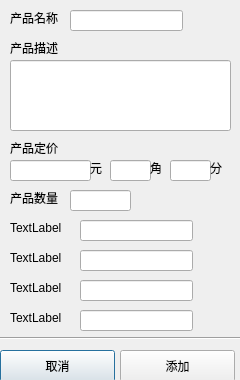
<?xml version="1.0" encoding="UTF-8"?>
<ui version="4.0">
 <class>addproduct</class>
 <widget class="QDialog" name="addproduct">
  <property name="geometry">
   <rect>
    <x>0</x>
    <y>0</y>
    <width>240</width>
    <height>380</height>
   </rect>
  </property>
  <property name="windowTitle">
   <string>Dialog</string>
  </property>
  <widget class="QLabel" name="label">
   <property name="geometry">
    <rect>
     <x>10</x>
     <y>10</y>
     <width>59</width>
     <height>16</height>
    </rect>
   </property>
   <property name="text">
    <string>产品名称</string>
   </property>
  </widget>
  <widget class="QLineEdit" name="name">
   <property name="geometry">
    <rect>
     <x>70</x>
     <y>10</y>
     <width>113</width>
     <height>21</height>
    </rect>
   </property>
  </widget>
  <widget class="QLabel" name="label_2">
   <property name="geometry">
    <rect>
     <x>10</x>
     <y>40</y>
     <width>59</width>
     <height>16</height>
    </rect>
   </property>
   <property name="text">
    <string>产品描述</string>
   </property>
  </widget>
  <widget class="QLineEdit" name="description">
   <property name="geometry">
    <rect>
     <x>10</x>
     <y>60</y>
     <width>221</width>
     <height>71</height>
    </rect>
   </property>
  </widget>
  <widget class="QLabel" name="label_4">
   <property name="geometry">
    <rect>
     <x>10</x>
     <y>140</y>
     <width>59</width>
     <height>16</height>
    </rect>
   </property>
   <property name="text">
    <string>产品定价</string>
   </property>
  </widget>
  <widget class="QLineEdit" name="yuan">
   <property name="geometry">
    <rect>
     <x>10</x>
     <y>160</y>
     <width>81</width>
     <height>21</height>
    </rect>
   </property>
  </widget>
  <widget class="QLabel" name="label_5">
   <property name="geometry">
    <rect>
     <x>90</x>
     <y>160</y>
     <width>59</width>
     <height>16</height>
    </rect>
   </property>
   <property name="text">
    <string>元</string>
   </property>
  </widget>
  <widget class="QLineEdit" name="jiao">
   <property name="geometry">
    <rect>
     <x>110</x>
     <y>160</y>
     <width>41</width>
     <height>21</height>
    </rect>
   </property>
   <property name="maxLength">
    <number>1</number>
   </property>
  </widget>
  <widget class="QLabel" name="label_6">
   <property name="geometry">
    <rect>
     <x>150</x>
     <y>160</y>
     <width>59</width>
     <height>16</height>
    </rect>
   </property>
   <property name="text">
    <string>角</string>
   </property>
  </widget>
  <widget class="QLineEdit" name="fen">
   <property name="geometry">
    <rect>
     <x>170</x>
     <y>160</y>
     <width>41</width>
     <height>21</height>
    </rect>
   </property>
   <property name="maxLength">
    <number>1</number>
   </property>
  </widget>
  <widget class="QLabel" name="label_7">
   <property name="geometry">
    <rect>
     <x>210</x>
     <y>160</y>
     <width>59</width>
     <height>16</height>
    </rect>
   </property>
   <property name="text">
    <string>分</string>
   </property>
  </widget>
  <widget class="QLabel" name="label_8">
   <property name="geometry">
    <rect>
     <x>10</x>
     <y>190</y>
     <width>59</width>
     <height>16</height>
    </rect>
   </property>
   <property name="text">
    <string>产品数量</string>
   </property>
  </widget>
  <widget class="QLineEdit" name="sum">
   <property name="geometry">
    <rect>
     <x>70</x>
     <y>190</y>
     <width>61</width>
     <height>21</height>
    </rect>
   </property>
  </widget>
  <widget class="QLabel" name="label_9">
   <property name="geometry">
    <rect>
     <x>10</x>
     <y>220</y>
     <width>59</width>
     <height>16</height>
    </rect>
   </property>
   <property name="text">
    <string>TextLabel</string>
   </property>
  </widget>
  <widget class="QLineEdit" name="label1">
   <property name="geometry">
    <rect>
     <x>80</x>
     <y>220</y>
     <width>113</width>
     <height>21</height>
    </rect>
   </property>
  </widget>
  <widget class="QLabel" name="label_10">
   <property name="geometry">
    <rect>
     <x>10</x>
     <y>250</y>
     <width>59</width>
     <height>16</height>
    </rect>
   </property>
   <property name="text">
    <string>TextLabel</string>
   </property>
  </widget>
  <widget class="QLineEdit" name="label2">
   <property name="geometry">
    <rect>
     <x>80</x>
     <y>250</y>
     <width>113</width>
     <height>21</height>
    </rect>
   </property>
  </widget>
  <widget class="QLabel" name="label_11">
   <property name="geometry">
    <rect>
     <x>10</x>
     <y>280</y>
     <width>59</width>
     <height>16</height>
    </rect>
   </property>
   <property name="text">
    <string>TextLabel</string>
   </property>
  </widget>
  <widget class="QLineEdit" name="label3">
   <property name="geometry">
    <rect>
     <x>80</x>
     <y>280</y>
     <width>113</width>
     <height>21</height>
    </rect>
   </property>
  </widget>
  <widget class="QLabel" name="label_12">
   <property name="geometry">
    <rect>
     <x>10</x>
     <y>310</y>
     <width>59</width>
     <height>16</height>
    </rect>
   </property>
   <property name="text">
    <string>TextLabel</string>
   </property>
  </widget>
  <widget class="QLineEdit" name="label4">
   <property name="geometry">
    <rect>
     <x>80</x>
     <y>310</y>
     <width>113</width>
     <height>21</height>
    </rect>
   </property>
  </widget>
  <widget class="Line" name="line">
   <property name="geometry">
    <rect>
     <x>0</x>
     <y>330</y>
     <width>241</width>
     <height>16</height>
    </rect>
   </property>
   <property name="orientation">
    <enum>Qt::Horizontal</enum>
   </property>
  </widget>
  <widget class="QPushButton" name="cancel">
   <property name="geometry">
    <rect>
     <x>0</x>
     <y>350</y>
     <width>115</width>
     <height>32</height>
    </rect>
   </property>
   <property name="text">
    <string>取消</string>
   </property>
  </widget>
  <widget class="QPushButton" name="add">
   <property name="geometry">
    <rect>
     <x>120</x>
     <y>350</y>
     <width>115</width>
     <height>32</height>
    </rect>
   </property>
   <property name="text">
    <string>添加</string>
   </property>
  </widget>
 </widget>
 <resources/>
 <connections/>
</ui>
